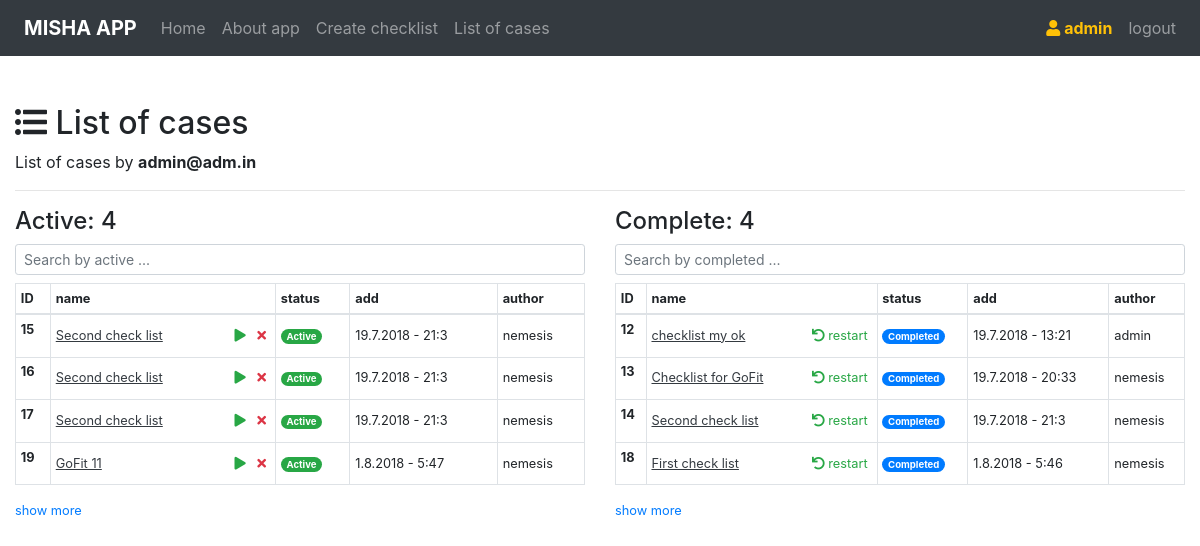
The app's page /listofcases/ (signed in) with its own data.
### app/models.py (models this page shows)
class CheckLists(models.Model):
    touched = models.BooleanField(default=False)
    name = models.CharField(max_length=300,default='untitled checklist')
    project_name = models.CharField(max_length=300,default='untitled project')
    is_active = models.BooleanField(default=True)
    is_visible = models.BooleanField(default=True)
    author = models.ForeignKey(User,on_delete=models.CASCADE)
    add = models.DateTimeField(auto_now_add=True)
    notes = models.TextField(max_length=1500,null=True,blank=True)

### app/views.py (the view)
# urls.py: path('listofcases/', listofcases),
def listofcases(request):
    cases_by_user_active = CheckLists.objects.filter(is_active=True,is_visible=True)
    cases_by_user_complete = CheckLists.objects.filter(is_active=False,is_visible=True)
    return render(request,'listofcases.html',{"cases_active":cases_by_user_active,"cases_complete":cases_by_user_complete})

### app/templates/listofcases.html (shortened to what this page needs)
{% extends 'base.html' %}
{% block listofcases %}
<h2><i class="fas fa-list-ul"></i> List of cases</h2>
<span>List of cases by <span class="font-weight-bold">{{request.user.email}}</span>
</span>
<hr>
<div class="row small">
<div class="col-xl-6">
	<h4>Active: {{cases_active | length}}</h4>
 <input type="text" class="my-2 form-control search_by_active form-control-sm" placeholder="Search by active ...">
<table class="table  table-bordered table-sm">
  <thead>
    <tr>
      <th scope="col">ID</th>
      <th scope="col">name</th>
      <th scope="col">status</th>
      <th scope="col">add</th>
      <th scope="col">author</th>
    </tr>
  </thead>
  <tbody class="active_body">
{%for c in cases_active %}
    <tr class="active_item">
      <th scope="row">{{c.pk}}</th>
      <td class="">
      	<div class="float-left">
      	<a class="text-dark" href="/checklist/{{c.pk}}"><u>{{c.name}}</u></a>
      	</div>
      	<div class="action_buttons float-right">
      		<a class="p-1 text-success" href="/toggle_status/{{c.pk}}/" ><i class="fas fa-play"></i></a>
      		<a data-toggle="modal" data-target="#exampleModal" class="p-1 text-success text-danger" href="#" ><i class="fas fa-times"></i></a>
      	</div>
      </td>
      <td> {% if c.is_active %} <span class="badge badge-pill badge-success">Active</span> {% else %} <span class="badge badge-primary badge-pill">Completed</span> {%endif%}</td>
      <td>{{c.add.day}}.{{c.add.month}}.{{c.add.year}} - {{c.add.hour}}:{{c.add.minute}}</td>
      <td>{{c.author}}</td>
    </tr>
{%endfor%}
  </tbody>
</table>
<a href="#" class="show_more_active">show more</a>
</div>
<div class="col-xl-6">
	<h4>Complete: {{cases_complete | length}}</h4>
  <input type="text" class="my-2 form-control search_by_complete form-control-sm" placeholder="Search by completed ...">
<table class="table  table-bordered table-sm">
  <thead>
    <tr>
      <th scope="col">ID</th>
      <th scope="col">name</th>
      <th scope="col">status</th>
      <th scope="col">add</th>
      <th scope="col">author</th>
    </tr>
  </thead>
  <tbody class="complete_body">
{%for c in cases_complete %}
    <tr class="complete_item">
      <th scope="row">{{c.pk}}</th>
      <td class="">
      	<div class="float-left">
      	<a class="text-dark"  href="/checklist/{{c.pk}}"><u>{{c.name}}</u></a>
      	</div>
      	<div class="action_buttons float-right">
      		<a class="p-1 text-success" href="/toggle_status/{{c.pk}}/" ><i class="fas fa-undo"></i> restart </a>
      	</div>
      </td>
      <td> {% if c.is_active %} <span class="badge badge-pill badge-success">Active</span> {% else %} <span class="badge badge-primary badge-pill">Completed</span> {%endif%}</td>
      <td>{{c.add.day}}.{{c.add.month}}.{{c.add.year}} - {{c.add.hour}}:{{c.add.minute}}</td>
      <td>{{c.author}}</td>
    </tr>
{%endfor%}
  </tbody>
</table>
<a href="#" class="show_more_complete">show more</a>
</div>
</div>
{% endblock %}

### app/templates/base.html (shortened to what this page needs)
<!doctype html>
<html lang="en">
  <head>
    <link rel="stylesheet" href="https://stackpath.bootstrapcdn.com/bootstrap/4.1.2/css/bootstrap.min.css">
    <link rel="stylesheet" href="https://use.fontawesome.com/releases/v5.1.0/css/all.css">
  </head>
  <body>
    <nav class="navbar navbar-expand-lg navbar-dark bg-dark">
      <a class="navbar-brand" href="/"><img id="myImg" class="mr-2" width="30px" src="https://cdn.worldvectorlogo.com/logos/slack-1.svg" alt=""><span class="font-weight-bold">MISHA APP</span></a>
      <div class="collapse navbar-collapse" id="navbarSupportedContent">
        <ul class="navbar-nav mr-auto">
          {% if not request.user.is_authenticated %}
          <li class="nav-item">
            <a class="nav-link" href="/">Home <span class="sr-only">(current)</span></a>
          </li>
          <li class="nav-item">
            <a class="nav-link" href="/about/">About app</a>
          </li>
          {%else%}
          <li class="nav-item"><a class="nav-link" href="/">Home <span class="sr-only">(current)</span></a></li>
          <li class="nav-item"><a class="nav-link" href="/about/">About app</a></li>
          <li class="nav-item"><a class="nav-link" href="/createchecklist/">Create checklist</a></li>
          <li class="nav-item"><a class="nav-link" href="/listofcases/">List of cases</a></li>
          {% endif %}
        </ul>
        {% if not request.user.is_authenticated %}
        <ul class="navbar-nav ml-auto">
          <li class="nav-item"><a class="nav-link" href="/login/">Login</a></li>
          <li class="nav-item"><a class="nav-link" href="/register/">Register</a></li>
        </ul>
        {% else %}
        <ul class="navbar-nav ml-auto">
          <li class="nav-item"><a class="nav-link text-warning  font-weight-bold" href="/"><i class="fas fa-user"></i> {{user.get_username}}</a></li>
          <li class="nav-item"><a class="nav-link" href="/logout/">logout</a><li>
        </ul>
        {% endif %}
      </div>
    </nav>
    <div class="container-fluid my-5">
    {% if not request.user.is_authenticated %}
    {%block login%}{%endblock%}
    {%block register%}{%endblock%}
    {%block afterlogout%}{%endblock%}
    {% else %}
    {%block listofcases%}{%endblock%}
    {% endif %}
    </div>
  </body>
</html>

### app/templates/listofcases.html (style rules this page uses)
td { line-height: 2rem; }

### app/templates/base.html (style rules this page uses)
* { transition: transform .2s ease; }

### records on screen
CheckLists: pk "15", name "Second check list", is_active "Active", add.day "19", add.month "7", add.year "2018", add.hour "21", add.minute "3", author "nemesis"
CheckLists: pk "16", name "Second check list", is_active "Active", add.day "19", add.month "7", add.year "2018", add.hour "21", add.minute "3", author "nemesis"
CheckLists: pk "17", name "Second check list", is_active "Active", add.day "19", add.month "7", add.year "2018", add.hour "21", add.minute "3", author "nemesis"
CheckLists: pk "19", name "GoFit 11", is_active "Active", add.day "1", add.month "8", add.year "2018", add.hour "5", add.minute "47", author "nemesis"
CheckLists: pk "12", name "checklist my ok", is_active "Completed", add.day "19", add.month "7", add.year "2018", add.hour "13", add.minute "21", author "admin"
CheckLists: pk "13", name "Checklist for GoFit", is_active "Completed", add.day "19", add.month "7", add.year "2018", add.hour "20", add.minute "33", author "nemesis"
CheckLists: pk "14", name "Second check list", is_active "Completed", add.day "19", add.month "7", add.year "2018", add.hour "21", add.minute "3", author "nemesis"
CheckLists: pk "18", name "First check list", is_active "Completed", add.day "1", add.month "8", add.year "2018", add.hour "5", add.minute "46", author "nemesis"

### other values on screen
{{ user.get_username }} "admin"
{{ request.user.email }} "admin@adm.in"
{{ cases_active | length }} "4"
{{ cases_complete | length }} "4"
